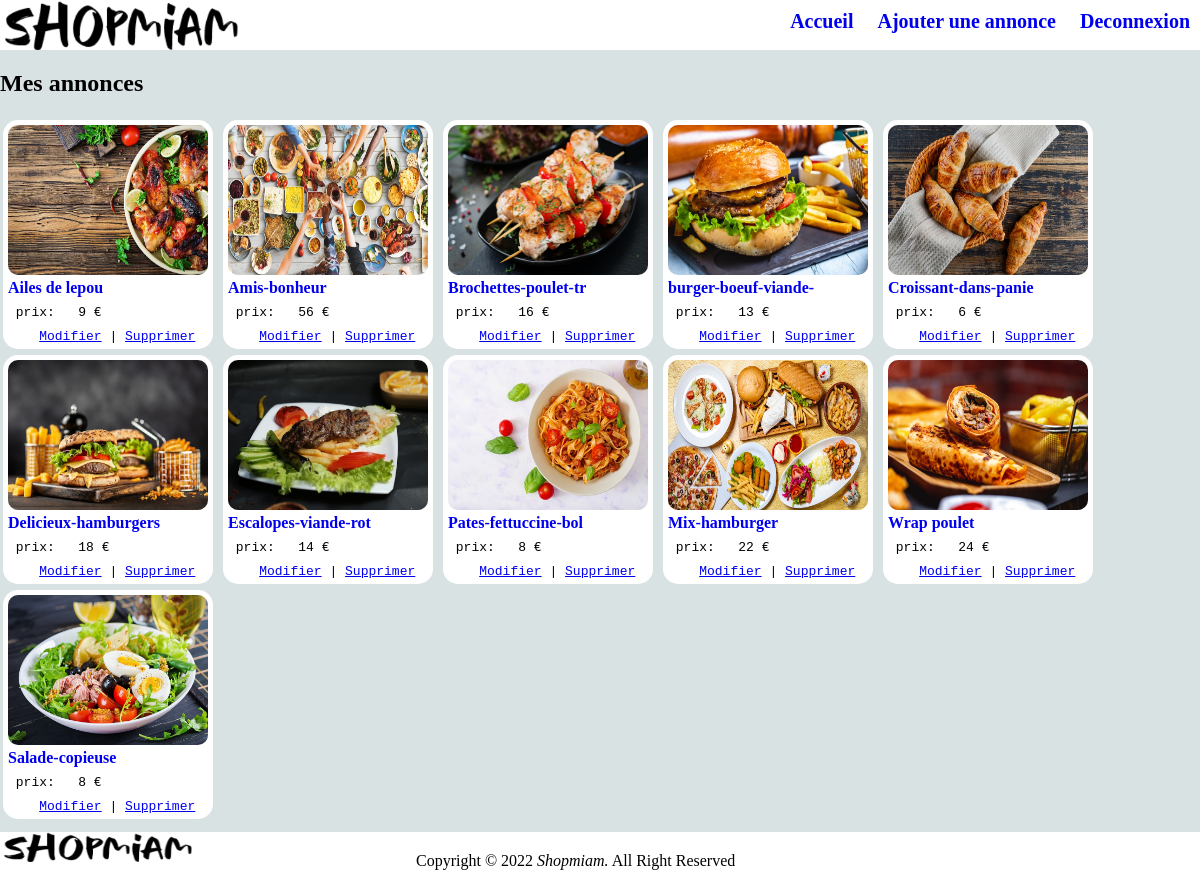
The app's page /data/mes_annonces/ (signed in) with its own data.
### data/models.py (models this page shows)
class Annonces(models.Model):
    slug=models.CharField(max_length=20, unique=True, default='')
    titre=models.CharField(max_length=20)
    description=models.TextField()
    piece_jointe=models.ImageField()
    prix=models.PositiveIntegerField(default=0)
    date_pub=models.DateTimeField(auto_now_add=True)
    auteur=models.ForeignKey(get_user_model(), on_delete= models.PROTECT, default=2)

### data/views.py (the view)
# urls.py: path('mes_annonces/',mes_annonces,name='mes_annonces_name'),
def mes_annonces(request):
    if request.user.is_authenticated and  request.user.statut =='Vendeur':
        annonces_utilisateur=[]
        for elt in Annonces.objects.all():
            if elt.auteur_id == request.user.id:
                annonces_utilisateur.append(elt)
        return render(request,'mes_annonces.html', context={"annonces_utilisateur":annonces_utilisateur})
    return redirect('index_name')

### templates/mes_annonces.html (shortened to what this page needs)
{% extends 'base.html' %}
{% block content %}
<header>
    <a href="{% url 'index_name' %}"><img class='logo' src="../../static\shopmiam.png" alt="logo"></a>
    <nav>
        <ul style="list-style:none;">
            <li style="display:inline-block;"><a href="{% url 'index_name' %}">Accueil</a></li>
        {% if user.is_authenticated %}
            <li style="display:inline-block;"><a href="{% url 'ajout_annonce_name' %}">Ajouter une annonce</a></li>
            <li style="display:inline-block;"><a href="{% url 'logout' %}">Deconnexion</a></li>
        {% endif %}
        </ul>
    </nav>
</header>
<main>
<h2> Mes annonces</h2>
    {% for annonce in annonces_utilisateur %}
    <div class="annonce">
        <img src="{{ annonce.piece_jointe.url }}" alt="image_de_l'annonce" width="250" height="250">
        <div class="annonce_titre"><a class="annonce_titre" href="{% url 'details_name'  slug_request=annonce.slug  %}">{{annonce.titre}}</a><br>
        <pre class="annonce_prix"> prix:   <span class="annonce_prix">{{annonce.prix}} €</span></pre>
        </div>
        <pre class="modif_sup">    <span class="modif_sup"><span><a href="{% url 'modifier_annonce_name' slug_modif_annonce=annonce.slug  %}">Modifier</a></span><span> | </span><span><a href="{% url 'suppression_name' slug_suppression=annonce.slug  %}">Supprimer</a></span></span></pre>
    </div>
    {% endfor %}
</main>
    <footer class="index">
        <img class="footer_logo" src="../../static/shopmiam.png" alt="logo">
        <span class="footer">Copyright &copy 2022 <i>Shopmiam.</i> All Right Reserved</span>
    </footer>
{% endblock  %}

### data/static/data/style.css (style rules this page uses)
body { background-color: #D9E2E3 ; margin: 0 ; padding: 0; min-height: 603px; }
header { background-color: white; height: 50px; margin-bottom: 20px; padding: 0%; position: sticky; top: 0%; }
nav { height: 50px; width: 500px; float: right; }
header a { text-decoration: none; font-size: 20px; font-weight: bold; }
header ul { margin-top: 10px; padding: 0; float: right; }
header li { margin-left: 10px; margin-right: 10px; }
div[class='annonce'] { background-color: white; display: inline-block; width: 200px; border-radius: 15px; margin: 3px; padding: 5px; text-align: justify; max-height: 240px; }
img { max-width : 200px; min-width : 200px; height : 150px; border-radius: 10px; }
.logo { float: left; max-width: 300px; max-height:50px ; }
main { min-height: 470px; }
footer { bottom: 0px; background-color: white; height: 50px; padding: 0; width: 100%; margin-bottom: 0%; margin-top:10px; }
.footer_logo { max-width: 170px; max-height: 30px; float: left; }
span[class="footer"] { position: relative; left: 18%; top:20px; }
div[class="annonce_titre"] { margin: 0%; height: 72px; max-height: 72px; width: 200px; max-height: 50px; overflow: hidden; }
a[class="annonce_titre"] { text-decoration: none; font-weight: bold; }
pre[class="modif_sup"] { margin:0px; }
pre[class="annonce_prix"] { margin-top: 8px; }

### records on screen
Annonces: piece_jointe (picture), titre "Ailes de lepou", prix "9"
Annonces: piece_jointe (picture), titre "Amis-bonheur", prix "56"
Annonces: piece_jointe (picture), titre "Brochettes-poulet-tr", prix "16"
Annonces: piece_jointe (picture), titre "burger-boeuf-viande-", prix "13"
Annonces: piece_jointe (picture), titre "Croissant-dans-panie", prix "6"
Annonces: piece_jointe (picture), titre "Delicieux-hamburgers", prix "18"
Annonces: piece_jointe (picture), titre "Escalopes-viande-rot", prix "14"
Annonces: piece_jointe (picture), titre "Pates-fettuccine-bol", prix "8"
Annonces: piece_jointe (picture), titre "Mix-hamburger", prix "22"
Annonces: piece_jointe (picture), titre "Wrap poulet", prix "24"
Annonces: piece_jointe (picture), titre "Salade-copieuse", prix "8"
